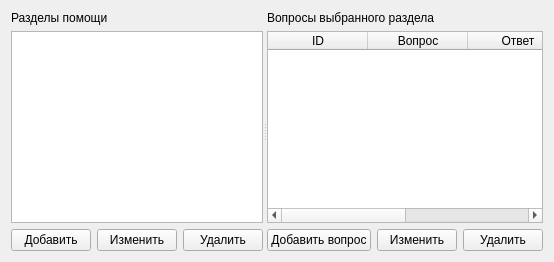
<?xml version="1.0" encoding="UTF-8"?>
<ui version="4.0">
 <class>HelpAdminTab</class>
 <widget class="QWidget" name="HelpAdminTab">
  <layout class="QHBoxLayout" name="horizontalLayout">
   <item>
    <widget class="QSplitter" name="splitter">
     <property name="orientation">
      <enum>Qt::Horizontal</enum>
     </property>
     <widget class="QWidget" name="left_panel">
      <layout class="QVBoxLayout" name="left_layout">
       <item>
        <widget class="QLabel" name="label_categories">
         <property name="text">
          <string>Разделы помощи</string>
         </property>
        </widget>
       </item>
       <item>
        <widget class="QListWidget" name="category_list"/>
       </item>
       <item>
        <layout class="QHBoxLayout" name="cat_button_row">
         <item>
          <widget class="QPushButton" name="add_cat_btn">
           <property name="text">
            <string>Добавить</string>
           </property>
          </widget>
         </item>
         <item>
          <widget class="QPushButton" name="edit_cat_btn">
           <property name="text">
            <string>Изменить</string>
           </property>
          </widget>
         </item>
         <item>
          <widget class="QPushButton" name="delete_cat_btn">
           <property name="text">
            <string>Удалить</string>
           </property>
          </widget>
         </item>
        </layout>
       </item>
      </layout>
     </widget>
     <widget class="QWidget" name="right_panel">
      <layout class="QVBoxLayout" name="right_layout">
       <item>
        <widget class="QLabel" name="label_questions">
         <property name="text">
          <string>Вопросы выбранного раздела</string>
         </property>
        </widget>
       </item>
       <item>
        <widget class="QTableWidget" name="questions_table">
         <property name="selectionMode">
          <enum>QAbstractItemView::SingleSelection</enum>
         </property>
         <property name="selectionBehavior">
          <enum>QAbstractItemView::SelectRows</enum>
         </property>
         <property name="editTriggers">
          <set>QAbstractItemView::NoEditTriggers</set>
         </property>
         <property name="columnCount">
          <number>4</number>
         </property>
         <property name="rowCount">
          <number>0</number>
         </property>
         <attribute name="horizontalHeaderStretchLastSection">
          <bool>true</bool>
         </attribute>
         <attribute name="verticalHeaderVisible">
          <bool>false</bool>
         </attribute>
         <column>
          <property name="text">
           <string>ID</string>
          </property>
         </column>
         <column>
          <property name="text">
           <string>Вопрос</string>
          </property>
         </column>
         <column>
          <property name="text">
           <string>Ответ</string>
          </property>
         </column>
         <column>
          <property name="text">
           <string>Сортировка</string>
          </property>
         </column>
        </widget>
       </item>
       <item>
        <layout class="QHBoxLayout" name="q_button_row">
         <item>
          <widget class="QPushButton" name="add_q_btn">
           <property name="text">
            <string>Добавить вопрос</string>
           </property>
          </widget>
         </item>
         <item>
          <widget class="QPushButton" name="edit_q_btn">
           <property name="text">
            <string>Изменить</string>
           </property>
          </widget>
         </item>
         <item>
          <widget class="QPushButton" name="delete_q_btn">
           <property name="text">
            <string>Удалить</string>
           </property>
          </widget>
         </item>
        </layout>
       </item>
      </layout>
     </widget>
    </widget>
   </item>
  </layout>
 </widget>
 <resources/>
 <connections/>
</ui>
